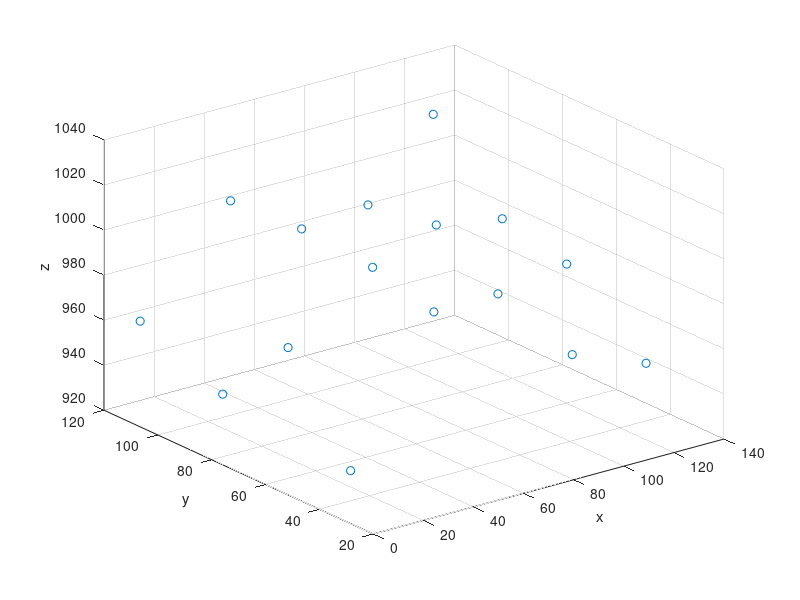
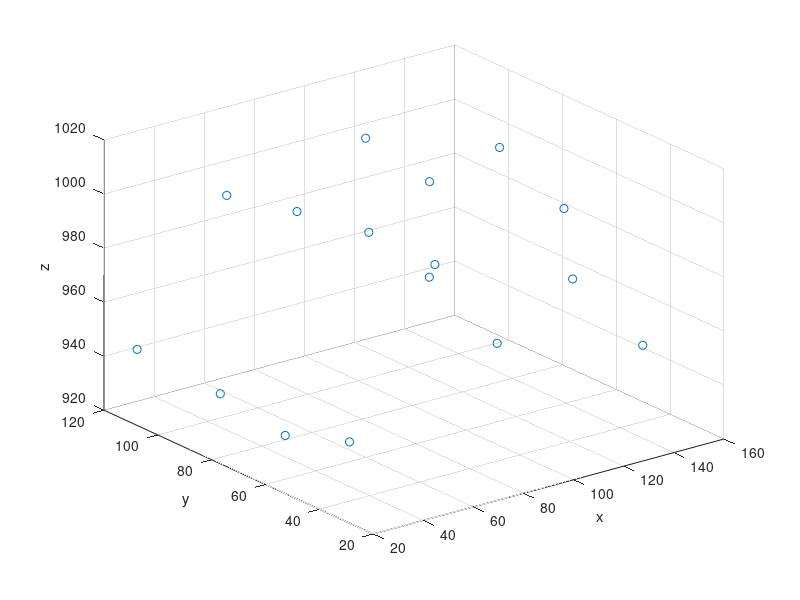
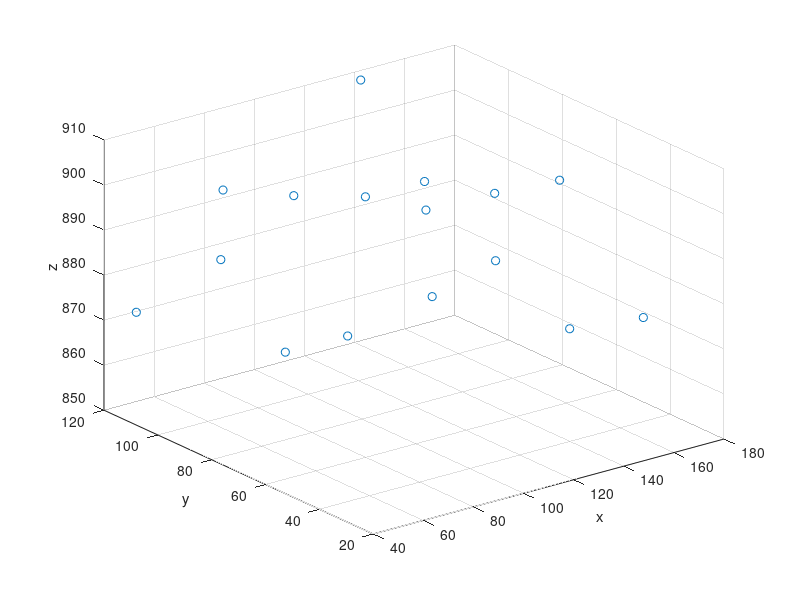
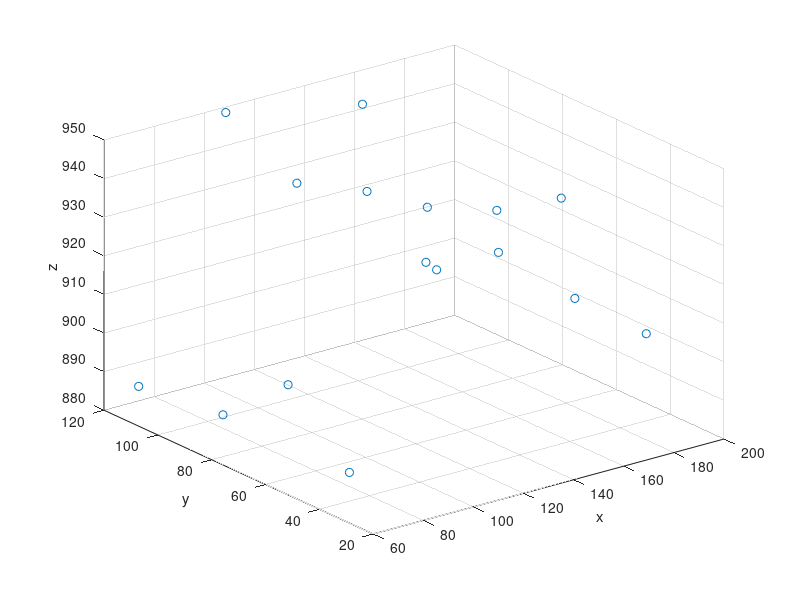

MATLAB code to generate these figures, in order:
clc;
close all;
load Stereo;
NrFrames = size(W,1)/2;
NrPoints = size(W,2);
f = 100;
d = 5 * 37.7952755906;


for i = 1:NrFrames-1
    x1 = W(i,:);
    y1 = W(i+NrFrames, :);
    x2 = W(i+1,:);
    y2 = W(i+NrFrames+1, :);
    z1 = zeros(NrPoints, 1);
    for j = 1:NrPoints
        z1(j) = f*d/(x2(j)-x1(j));
    end
    figure;
    plot3(x1, y1, z1, 'o');
    xlabel('x'); 
    ylabel('y'); 
    zlabel('z');
    grid on;
end
